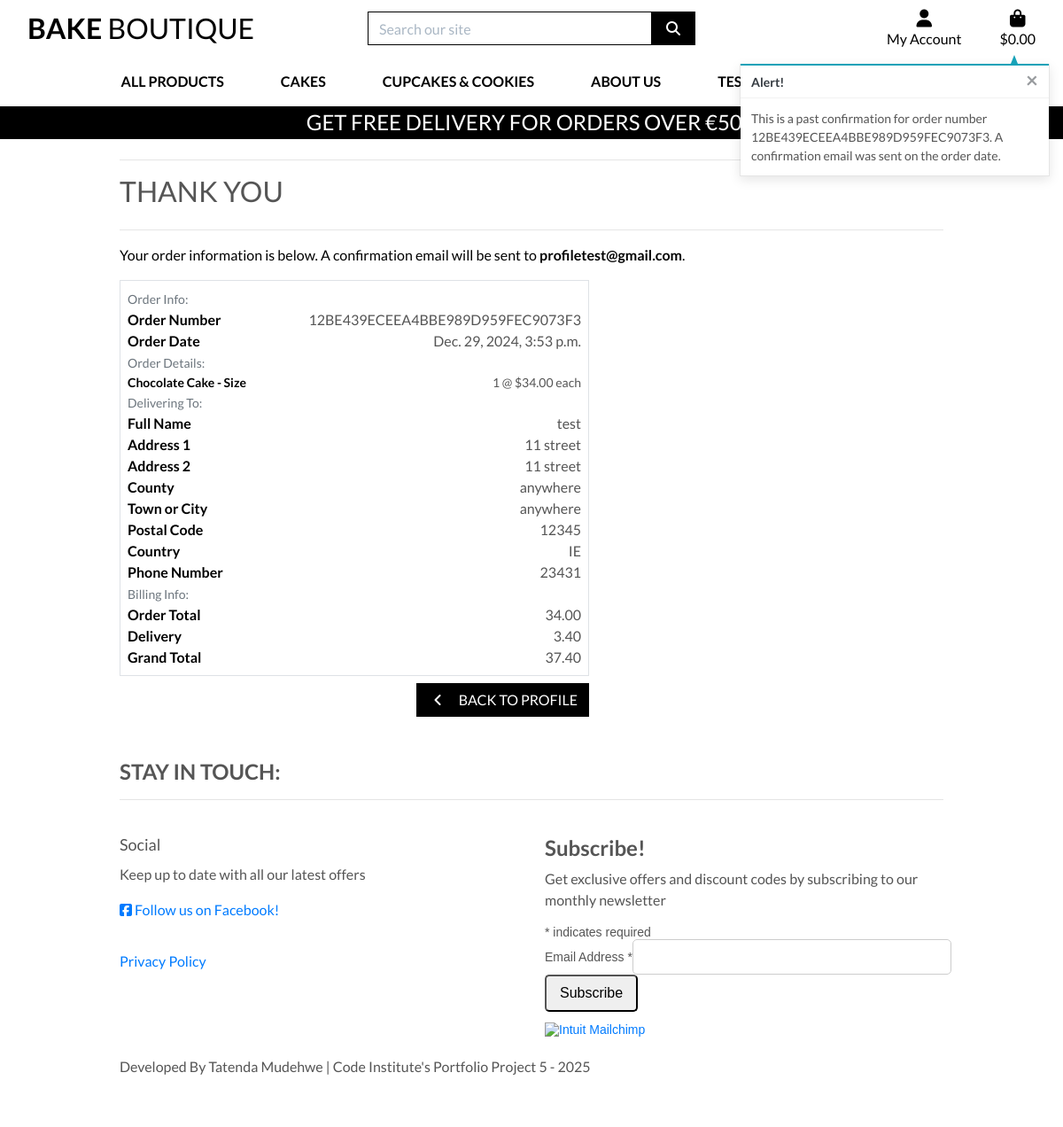
The app's page /profile/order_history/12BE439ECEEA4BBE989D959FEC9073F3 with its own data.
### checkout/models.py (models this page shows, shortened)
class Order(models.Model):
    order_number = models.CharField(max_length=32, null=False, editable=False)
    user_profile = models.ForeignKey(UserProfile, on_delete=models.SET_NULL,
                                     null=True, blank=True, related_name='orders')
    full_name = models.CharField(max_length=50, null=False, blank=False)
    email = models.EmailField(max_length=254, null=False, blank=False)
    phone_number = models.CharField(max_length=20, null=False, blank=False)
    country = CountryField(blank_label='Country *', null=False, blank=False)
    postcode = models.CharField(max_length=20, null=True, blank=True)
    town_or_city = models.CharField(max_length=40, null=False, blank=False)
    street_address1 = models.CharField(max_length=80, null=False, blank=False)
    street_address2 = models.CharField(max_length=80, null=True, blank=True)
    county = models.CharField(max_length=80, null=True, blank=True)
    date = models.DateTimeField(auto_now_add=True)
    delivery_cost = models.DecimalField(max_digits=6, decimal_places=2, null=False, default=0)
    order_total = models.DecimalField(max_digits=10, decimal_places=2, null=False, default=0)
    grand_total = models.DecimalField(max_digits=10, decimal_places=2, null=False, default=0)
    original_bag = models.TextField(null=False, blank=False, default='')
    stripe_pid = models.CharField(max_length=254, null=False, blank=False, default='')

class OrderLineItem(models.Model):
    order = models.ForeignKey(Order, null=False, blank=False, on_delete=models.CASCADE, related_name='lineitems')
    product = models.ForeignKey(Product, null=False, blank=False, on_delete=models.CASCADE)
    product_size = models.CharField(max_length=2, null=True, blank=True) # XS, S, M, L, XL
    quantity = models.IntegerField(null=False, blank=False, default=0)
    lineitem_total = models.DecimalField(max_digits=6, decimal_places=2, null=False, blank=False, editable=False)

### products/models.py (models this page shows, shortened)
class Product(models.Model):
    category = models.ForeignKey('Category', null=True, blank=True, on_delete=models.SET_NULL)
    sku = models.CharField(max_length=254, null=True, blank=True)
    name = models.CharField(max_length=254)
    description = models.TextField()
    has_sizes = models.BooleanField(default=False, null=True, blank=True)
    price = models.DecimalField(max_digits=6, decimal_places=2)
    rating = models.DecimalField(max_digits=6, decimal_places=2, null=True, blank=True)
    image_url = models.URLField(max_length=1024, null=True, blank=True)
    image = models.ImageField(null=True, blank=True)

### profiles/views.py (the view)
# urls.py: path('order_history/<order_number>', views.order_history, name='order_history'),
def order_history(request, order_number):
    order = get_object_or_404(Order, order_number=order_number)
    messages.info(request, (
        f'This is a past confirmation for order number {order_number}. '
        'A confirmation email was sent on the order date.'
    ))
    template = 'checkout/checkout_success.html'
    context = {
        'order': order,
        'from_profile': True,
    }
    return render(request, template, context)

### bag/contexts.py (called while the page is built, shortened)
def bag_contents(request):
    bag_items = []
    total = 0
    product_count = 0
    bag = request.session.get('bag', {})
    if total < settings.FREE_DELIVERY_THRESHOLD:
        delivery = total * Decimal(settings.STANDARD_DELIVERY_PERCENTAGE / 100)
        free_delivery_delta = settings.FREE_DELIVERY_THRESHOLD - total
    else:
        delivery = 0
        free_delivery_delta = 0
    grand_total = delivery + total
    context = {
        'bag_items': bag_items,
        'total': total,
        'product_count': product_count,
        'delivery': delivery,
        'free_delivery_delta': free_delivery_delta,
        'free_delivery_threshold': settings.FREE_DELIVERY_THRESHOLD,
        'grand_total': grand_total,
    }
    return context

### checkout/templates/checkout/checkout_success.html (shortened to what this page needs)
{% extends "base.html" %}
{% load static %}
{% block extra_css %}
    <link rel="stylesheet" href="{% static 'checkout/css/checkout.css' %}">
{% endblock %}
{% block page_header %}
    <div class="container header-container">
    </div>
{% endblock %}
{% block content %}
    <div class="overlay"></div>
    <div class="container">
        <div class="row">
            <div class="col">
                <hr>
                <h2 class="logo-font mb-4">Thank You</h2>
                <hr>
                <p class="text-black">Your order information is below. A confirmation email will be sent to <strong>{{ order.email }}</strong>.</p>
            </div>
        </div>
        <div class="row">
            <div class="col-12 col-lg-7">
                <div class="order-confirmation-wrapper p-2 border">
                    <div class="row">
                        <div class="col">
                            <small class="text-muted">Order Info:</small>
                        </div>
                    </div>
                    <div class="row">
                        <div class="col-12 col-md-4">
                            <p class="mb-0 text-black font-weight-bold">Order Number</p>
                        </div>
                        <div class="col-12 col-md-8 text-md-right">
                            <p class="mb-0">{{ order.order_number }}</p>
                        </div>
                    </div>
                    <div class="row">
                        <div class="col-12 col-md-4">
                            <p class="mb-0 text-black font-weight-bold">Order Date</p>
                        </div>
                        <div class="col-12 col-md-8 text-md-right">
                            <p class="mb-0">{{ order.date }}</p>
                        </div>
                    </div>
                    <div class="row">
                        <div class="col">
                            <small class="text-muted">Order Details:</small>
                        </div>
                    </div>
                    {% for item in order.lineitems.all %}
                    <div class="row">
                        <div class="col-12 col-md-4">
                            <p class="small mb-0 text-black font-weight-bold">
                                {{ item.product.name }}{% if item.product_size %} - Size {{ item.product.size|upper }}{% endif %}
                            </p>
                        </div>
                        <div class="col-12 col-md-8 text-md-right">
                            <p class="small mb-0">{{ item.quantity }} @ ${{ item.product.price }} each</p>
                        </div>
                    </div>
                    {% endfor %}
                    <div class="row">
                        <div class="col">
                            <small class="text-muted">Delivering To:</small>
                        </div>
                    </div>
                    <div class="row">
                        <div class="col-12 col-md-4">
                            <p class="mb-0 text-black font-weight-bold">Full Name</p>
                        </div>
                        <div class="col-12 col-md-8 text-md-right">
                            <p class="mb-0">{{ order.full_name }}</p>
                        </div>
                    </div>
                    <div class="row">
                        <div class="col-12 col-md-4">
                            <p class="mb-0 text-black font-weight-bold">Address 1</p>
                        </div>
                        <div class="col-12 col-md-8 text-md-right">
                            <p class="mb-0">{{ order.street_address1 }}</p>
                        </div>
                    </div>
                    {% if order.street_address2 %}
                    <div class="row">
                        <div class="col-12 col-md-4">
                            <p class="mb-0 text-black font-weight-bold">Address 2</p>
                        </div>
                        <div class="col-12 col-md-8 text-md-right">
                            <p class="mb-0">{{ order.street_address1 }}</p>
                        </div>
                    </div>
                    {% endif %}
                    {% if order.county %}
                    <div class="row">
                        <div class="col-12 col-md-4">
                            <p class="mb-0 text-black font-weight-bold">County</p>
                        </div>
                        <div class="col-12 col-md-8 text-md-right">
                            <p class="mb-0">{{ order.county }}</p>
                        </div>
                    </div>
                    {% endif %}
                    <div class="row">
                        <div class="col-12 col-md-4">
                            <p class="mb-0 text-black font-weight-bold">Town or City</p>
                        </div>
                        <div class="col-12 col-md-8 text-md-right">
                            <p class="mb-0">{{ order.town_or_city }}</p>
                        </div>
                    </div>
                    {% if order.postcode %}
                    <div class="row">
                        <div class="col-12 col-md-4">
                            <p class="mb-0 text-black font-weight-bold">Postal Code</p>
                        </div>
                        <div class="col-12 col-md-8 text-md-right">
                            <p class="mb-0">{{ order.postcode }}</p>
                        </div>
                    </div>
                    {% endif %}
                    <div class="row">
                        <div class="col-12 col-md-4">
                            <p class="mb-0 text-black font-weight-bold">Country</p>
                        </div>
                        <div class="col-12 col-md-8 text-md-right">
                            <p class="mb-0">{{ order.country }}</p>
                        </div>
                    </div>
                    <div class="row">
                        <div class="col-12 col-md-4">
                            <p class="mb-0 text-black font-weight-bold">Phone Number</p>
                        </div>
                        <div class="col-12 col-md-8 text-md-right">
                            <p class="mb-0">{{ order.phone_number }}</p>
                        </div>
                    </div>
                    <div class="row">
                        <div class="col">
                            <small class="text-muted">Billing Info:</small>
                        </div>
                    </div>
                    <div class="row">
                        <div class="col-12 col-md-4">
                            <p class="mb-0 text-black font-weight-bold">Order Total</p>
                        </div>
                        <div class="col-12 col-md-8 text-md-right">
                            <p class="mb-0">{{ order.order_total }}</p>
                        </div>
                    </div>
                    <div class="row">
                        <div class="col-12 col-md-4">
                            <p class="mb-0 text-black font-weight-bold">Delivery</p>
                        </div>
                        <div class="col-12 col-md-8 text-md-right">
                            <p class="mb-0">{{ order.delivery_cost }}</p>
                        </div>
                    </div>
                    <div class="row">
                        <div class="col-12 col-md-4">
                            <p class="mb-0 text-black font-weight-bold">Grand Total</p>
                        </div>
                        <div class="col-12 col-md-8 text-md-right">
                            <p class="mb-0">{{ order.grand_total }}</p>
                        </div>
                    </div>
                </div>
            </div>
        </div>
        <div class="row">
			<div class="col-12 col-lg-7 text-right">
                {% if from_profile %}
                    <a href="{% url 'profile' %}" class="btn btn-black rounded-0 my-2">
                        <span class="icon mr-2">
                            <i class="fas fa-angle-left"></i>
                        </span>
                        <span class="text-uppercase">Back to Profile</span>
                    </a>
                {% endif %}
			</div>
		</div>
    </div>
{% endblock %}

### static/css/base.css (style rules this page uses)
html { height: 100%; }
body { background: url('/media/homepage_background_cropped.jpeg') no-repeat center center fixed; background-size: cover; height: calc(100vh - 164px); color: #555; font-family: 'Lato'; }
.icon { align-items: center; display: inline-flex; justify-content: center; height: 1.5rem; width: 1.5rem; }
.logo-font { text-transform: uppercase; }
.btn-black { background: black; color: white; }
.text-black { color: #000 !important; }
.overlay { height: 100%; width: 100%; top: 0; left: 0; position: fixed; background: white; z-index: -1; }
@media (min-width: 1200px) { .container { max-width: 80%; } }
@media (min-width: 992px) { .header-container { padding-top: 164px; } }

### records on screen
Order: email "profiletest@gmail.com", order_number "12BE439ECEEA4BBE989D959FEC9073F3", date "Dec. 29, 2024, 3:53 p.m.", full_name "test", street_address1 "11 street", county "anywhere", town_or_city "anywhere", postcode "12345", country "IE", phone_number "23431", order_total "34.00", delivery_cost "3.40", grand_total "37.40"
OrderLineItem: product.name "Chocolate Cake", quantity "1", product.price "34.00"

### other values on screen
{{ free_delivery_threshold }} "50"
{{ message }} "This is a past confirmation for order number 12BE439ECEEA4BBE989D959FEC9073F3. A confirmation email was sent on the order date."
